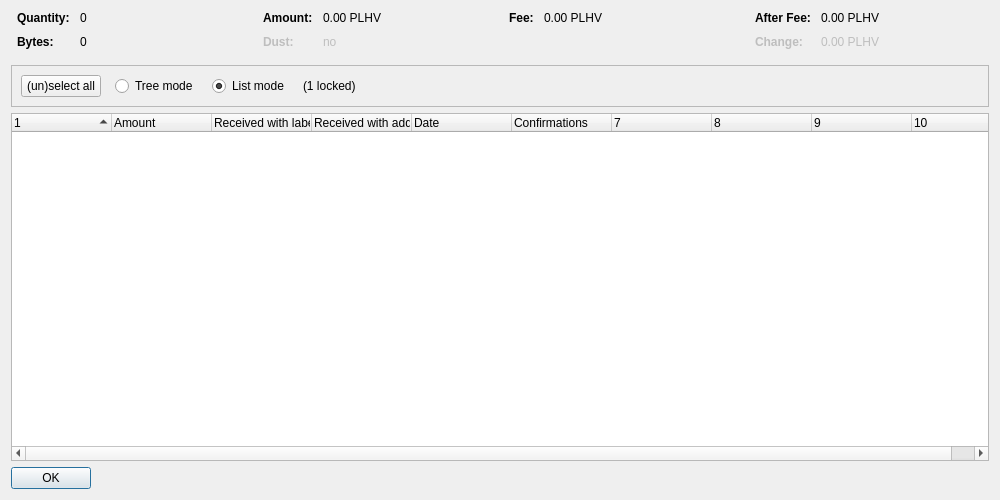
<?xml version="1.0" encoding="UTF-8"?>
<ui version="4.0">
 <class>CoinControlDialog</class>
 <widget class="QDialog" name="CoinControlDialog">
  <property name="geometry">
   <rect>
    <x>0</x>
    <y>0</y>
    <width>1000</width>
    <height>500</height>
   </rect>
  </property>
  <property name="windowTitle">
   <string>Coin Selection</string>
  </property>
  <layout class="QVBoxLayout" name="verticalLayout">
   <item>
    <layout class="QHBoxLayout" name="horizontalLayoutTop" stretch="0,0,0,0">
     <property name="topMargin">
      <number>0</number>
     </property>
     <property name="bottomMargin">
      <number>10</number>
     </property>
     <item>
      <layout class="QFormLayout" name="formLayoutCoinControl1">
       <property name="horizontalSpacing">
        <number>10</number>
       </property>
       <property name="verticalSpacing">
        <number>10</number>
       </property>
       <property name="leftMargin">
        <number>6</number>
       </property>
       <property name="rightMargin">
        <number>6</number>
       </property>
       <item row="0" column="0">
        <widget class="QLabel" name="labelCoinControlQuantityText">
         <property name="font">
          <font>
           <weight>75</weight>
           <bold>true</bold>
          </font>
         </property>
         <property name="text">
          <string>Quantity:</string>
         </property>
        </widget>
       </item>
       <item row="0" column="1">
        <widget class="QLabel" name="labelCoinControlQuantity">
         <property name="cursor">
          <cursorShape>IBeamCursor</cursorShape>
         </property>
         <property name="contextMenuPolicy">
          <enum>Qt::ActionsContextMenu</enum>
         </property>
         <property name="text">
          <string notr="true">0</string>
         </property>
         <property name="textInteractionFlags">
          <set>Qt::LinksAccessibleByMouse|Qt::TextSelectableByKeyboard|Qt::TextSelectableByMouse</set>
         </property>
        </widget>
       </item>
       <item row="1" column="0">
        <widget class="QLabel" name="labelCoinControlBytesText">
         <property name="font">
          <font>
           <weight>75</weight>
           <bold>true</bold>
          </font>
         </property>
         <property name="text">
          <string>Bytes:</string>
         </property>
        </widget>
       </item>
       <item row="1" column="1">
        <widget class="QLabel" name="labelCoinControlBytes">
         <property name="cursor">
          <cursorShape>IBeamCursor</cursorShape>
         </property>
         <property name="contextMenuPolicy">
          <enum>Qt::ActionsContextMenu</enum>
         </property>
         <property name="text">
          <string notr="true">0</string>
         </property>
         <property name="textInteractionFlags">
          <set>Qt::LinksAccessibleByMouse|Qt::TextSelectableByKeyboard|Qt::TextSelectableByMouse</set>
         </property>
        </widget>
       </item>
      </layout>
     </item>
     <item>
      <layout class="QFormLayout" name="formLayoutCoinControl2">
       <property name="horizontalSpacing">
        <number>10</number>
       </property>
       <property name="verticalSpacing">
        <number>10</number>
       </property>
       <property name="leftMargin">
        <number>6</number>
       </property>
       <property name="rightMargin">
        <number>6</number>
       </property>
       <item row="0" column="0">
        <widget class="QLabel" name="labelCoinControlAmountText">
         <property name="font">
          <font>
           <weight>75</weight>
           <bold>true</bold>
          </font>
         </property>
         <property name="text">
          <string>Amount:</string>
         </property>
        </widget>
       </item>
       <item row="0" column="1">
        <widget class="QLabel" name="labelCoinControlAmount">
         <property name="cursor">
          <cursorShape>IBeamCursor</cursorShape>
         </property>
         <property name="contextMenuPolicy">
          <enum>Qt::ActionsContextMenu</enum>
         </property>
         <property name="text">
          <string notr="true">0.00 PLHV</string>
         </property>
         <property name="textInteractionFlags">
          <set>Qt::LinksAccessibleByMouse|Qt::TextSelectableByKeyboard|Qt::TextSelectableByMouse</set>
         </property>
        </widget>
       </item>
       <item row="1" column="0">
        <widget class="QLabel" name="labelCoinControlLowOutputText">
         <property name="enabled">
          <bool>false</bool>
         </property>
         <property name="font">
          <font>
           <weight>75</weight>
           <bold>true</bold>
          </font>
         </property>
         <property name="text">
          <string>Dust:</string>
         </property>
        </widget>
       </item>
       <item row="1" column="1">
        <widget class="QLabel" name="labelCoinControlLowOutput">
         <property name="enabled">
          <bool>false</bool>
         </property>
         <property name="cursor">
          <cursorShape>IBeamCursor</cursorShape>
         </property>
         <property name="contextMenuPolicy">
          <enum>Qt::ActionsContextMenu</enum>
         </property>
         <property name="text">
          <string notr="true">no</string>
         </property>
         <property name="textInteractionFlags">
          <set>Qt::LinksAccessibleByMouse|Qt::TextSelectableByKeyboard|Qt::TextSelectableByMouse</set>
         </property>
        </widget>
       </item>
      </layout>
     </item>
     <item>
      <layout class="QFormLayout" name="formLayoutCoinControl3">
       <property name="horizontalSpacing">
        <number>10</number>
       </property>
       <property name="verticalSpacing">
        <number>10</number>
       </property>
       <property name="leftMargin">
        <number>6</number>
       </property>
       <property name="rightMargin">
        <number>6</number>
       </property>
       <item row="0" column="0">
        <widget class="QLabel" name="labelCoinControlFeeText">
         <property name="font">
          <font>
           <weight>75</weight>
           <bold>true</bold>
          </font>
         </property>
         <property name="text">
          <string>Fee:</string>
         </property>
        </widget>
       </item>
       <item row="0" column="1">
        <widget class="QLabel" name="labelCoinControlFee">
         <property name="cursor">
          <cursorShape>IBeamCursor</cursorShape>
         </property>
         <property name="contextMenuPolicy">
          <enum>Qt::ActionsContextMenu</enum>
         </property>
         <property name="text">
          <string notr="true">0.00 PLHV</string>
         </property>
         <property name="textInteractionFlags">
          <set>Qt::LinksAccessibleByMouse|Qt::TextSelectableByKeyboard|Qt::TextSelectableByMouse</set>
         </property>
        </widget>
       </item>
      </layout>
     </item>
     <item>
      <layout class="QFormLayout" name="formLayoutCoinControl4">
       <property name="horizontalSpacing">
        <number>10</number>
       </property>
       <property name="verticalSpacing">
        <number>10</number>
       </property>
       <property name="leftMargin">
        <number>6</number>
       </property>
       <property name="rightMargin">
        <number>6</number>
       </property>
       <item row="0" column="0">
        <widget class="QLabel" name="labelCoinControlAfterFeeText">
         <property name="font">
          <font>
           <weight>75</weight>
           <bold>true</bold>
          </font>
         </property>
         <property name="text">
          <string>After Fee:</string>
         </property>
        </widget>
       </item>
       <item row="0" column="1">
        <widget class="QLabel" name="labelCoinControlAfterFee">
         <property name="cursor">
          <cursorShape>IBeamCursor</cursorShape>
         </property>
         <property name="contextMenuPolicy">
          <enum>Qt::ActionsContextMenu</enum>
         </property>
         <property name="text">
          <string notr="true">0.00 PLHV</string>
         </property>
         <property name="textInteractionFlags">
          <set>Qt::LinksAccessibleByMouse|Qt::TextSelectableByKeyboard|Qt::TextSelectableByMouse</set>
         </property>
        </widget>
       </item>
       <item row="1" column="0">
        <widget class="QLabel" name="labelCoinControlChangeText">
         <property name="enabled">
          <bool>false</bool>
         </property>
         <property name="font">
          <font>
           <weight>75</weight>
           <bold>true</bold>
          </font>
         </property>
         <property name="text">
          <string>Change:</string>
         </property>
        </widget>
       </item>
       <item row="1" column="1">
        <widget class="QLabel" name="labelCoinControlChange">
         <property name="enabled">
          <bool>false</bool>
         </property>
         <property name="cursor">
          <cursorShape>IBeamCursor</cursorShape>
         </property>
         <property name="contextMenuPolicy">
          <enum>Qt::ActionsContextMenu</enum>
         </property>
         <property name="text">
          <string notr="true">0.00 PLHV</string>
         </property>
         <property name="textInteractionFlags">
          <set>Qt::LinksAccessibleByMouse|Qt::TextSelectableByKeyboard|Qt::TextSelectableByMouse</set>
         </property>
        </widget>
       </item>
      </layout>
     </item>
    </layout>
   </item>
   <item>
    <widget class="QFrame" name="frame">
     <property name="minimumSize">
      <size>
       <width>0</width>
       <height>40</height>
      </size>
     </property>
     <property name="frameShape">
      <enum>QFrame::StyledPanel</enum>
     </property>
     <property name="frameShadow">
      <enum>QFrame::Sunken</enum>
     </property>
     <layout class="QHBoxLayout" name="horizontalLayout">
      <item>
       <layout class="QHBoxLayout" name="horizontalLayoutPanel" stretch="0,0,0,0,0">
        <property name="spacing">
         <number>14</number>
        </property>
        <item>
         <widget class="QPushButton" name="pushButtonSelectAll">
          <property name="sizePolicy">
           <sizepolicy hsizetype="Maximum" vsizetype="Fixed">
            <horstretch>0</horstretch>
            <verstretch>0</verstretch>
           </sizepolicy>
          </property>
          <property name="text">
           <string>(un)select all</string>
          </property>
          <property name="autoDefault">
           <bool>false</bool>
          </property>
         </widget>
        </item>
        <item>
         <widget class="QRadioButton" name="radioTreeMode">
          <property name="sizePolicy">
           <sizepolicy hsizetype="Maximum" vsizetype="Fixed">
            <horstretch>0</horstretch>
            <verstretch>0</verstretch>
           </sizepolicy>
          </property>
          <property name="text">
           <string>Tree mode</string>
          </property>
         </widget>
        </item>
        <item>
         <widget class="QRadioButton" name="radioListMode">
          <property name="sizePolicy">
           <sizepolicy hsizetype="Maximum" vsizetype="Fixed">
            <horstretch>0</horstretch>
            <verstretch>0</verstretch>
           </sizepolicy>
          </property>
          <property name="text">
           <string>List mode</string>
          </property>
          <property name="checked">
           <bool>true</bool>
          </property>
         </widget>
        </item>
        <item>
         <widget class="QLabel" name="labelLocked">
          <property name="text">
           <string notr="true">(1 locked)</string>
          </property>
         </widget>
        </item>
        <item>
         <spacer name="horizontalSpacer">
          <property name="orientation">
           <enum>Qt::Horizontal</enum>
          </property>
          <property name="sizeHint" stdset="0">
           <size>
            <width>40</width>
            <height>20</height>
           </size>
          </property>
         </spacer>
        </item>
       </layout>
      </item>
     </layout>
    </widget>
   </item>
   <item>
    <widget class="CoinControlTreeWidget" name="treeWidget">
     <property name="contextMenuPolicy">
      <enum>Qt::CustomContextMenu</enum>
     </property>
     <property name="sortingEnabled">
      <bool>false</bool>
     </property>
     <property name="columnCount">
      <number>10</number>
     </property>
     <attribute name="headerShowSortIndicator" stdset="0">
      <bool>true</bool>
     </attribute>
     <attribute name="headerStretchLastSection">
      <bool>false</bool>
     </attribute>
     <column>
      <property name="text">
       <string/>
      </property>
     </column>
     <column>
      <property name="text">
       <string>Amount</string>
      </property>
     </column>
     <column>
      <property name="text">
       <string>Received with label</string>
      </property>
     </column>
     <column>
      <property name="text">
       <string>Received with address</string>
      </property>
     </column>
     <column>
      <property name="text">
       <string>Date</string>
      </property>
     </column>
     <column>
      <property name="text">
       <string>Confirmations</string>
      </property>
      <property name="toolTip">
       <string>Confirmed</string>
      </property>
     </column>
     <column>
      <property name="text">
       <string/>
      </property>
     </column>
     <column>
      <property name="text">
       <string/>
      </property>
     </column>
     <column>
      <property name="text">
       <string/>
      </property>
     </column>
     <column>
      <property name="text">
       <string/>
      </property>
     </column>
    </widget>
   </item>
   <item>
    <widget class="QDialogButtonBox" name="buttonBox">
     <property name="sizePolicy">
      <sizepolicy hsizetype="Maximum" vsizetype="Fixed">
       <horstretch>0</horstretch>
       <verstretch>0</verstretch>
      </sizepolicy>
     </property>
     <property name="orientation">
      <enum>Qt::Horizontal</enum>
     </property>
     <property name="standardButtons">
      <set>QDialogButtonBox::Ok</set>
     </property>
    </widget>
   </item>
  </layout>
 </widget>
 <customwidgets>
  <customwidget>
   <class>CoinControlTreeWidget</class>
   <extends>QTreeWidget</extends>
   <header>qt/coincontroltreewidget.h</header>
  </customwidget>
 </customwidgets>
 <resources/>
 <connections/>
</ui>
